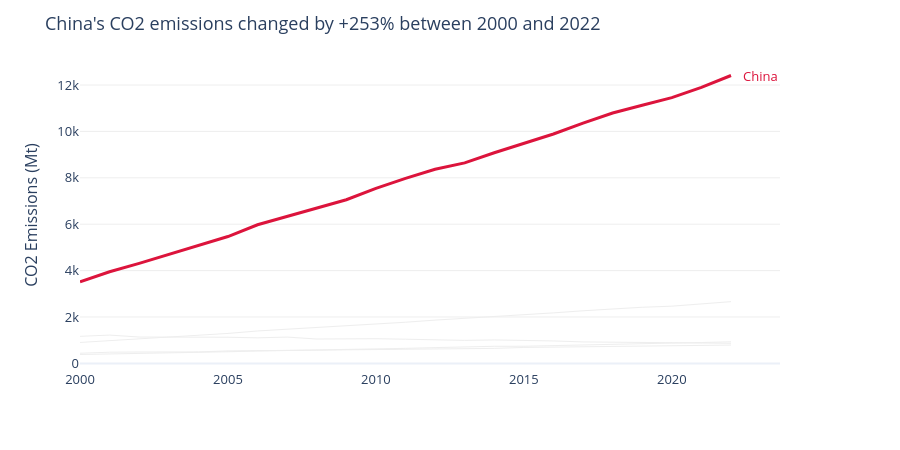

The code cell stored with this chart in its notebook:
### Markdown cell above
---
## Task 2 — A line chart showing CO2 emissions over time for all Asian countries in the dataset, with one country highlighted.

**same requirements as Task1**

### Code cell
# Task 2 
# YOUR CODE HERE
# Task — Multi-series line with highlight
# YOUR CODE HERE
# Filter Asian countries
asia = df[df['Region'] == 'Asia'].copy()

# Select country to highlight
highlight = 'China'

# Create color map
color_map = {
    country: 'crimson' if country == highlight else '#EEEEEE'
    for country in asia['Country'].unique()
}

# Create line chart
fig = px.line(
    asia,
    x='Year',
    y='CO2_Mt',
    color='Country',
    color_discrete_map=color_map,
    labels={
        'Year': '',
        'CO2_Mt': 'CO2 Emissions (Mt)'
    },
    template='plotly_white',
    height=450
)

# Thin lines and remove legend
fig.update_traces(
    line=dict(width=1),
    showlegend=False
)

# Highlight China
fig.update_traces(
    line=dict(width=3),
    selector=dict(name=highlight)
)

# Get China's emissions over time
china = asia[asia['Country'] == highlight].sort_values('Year')

first_value = china.iloc[0]['CO2_Mt']
last_value = china.iloc[-1]['CO2_Mt']

# Calculate emissions growth
growth = ((last_value - first_value) / first_value) * 100

# Add insight title
fig.update_layout(
    title=(
        f"China's CO2 emissions changed by {growth:+.0f}% "
        f"between {china.iloc[0]['Year']} and {china.iloc[-1]['Year']}"
    ),
    yaxis=dict(gridcolor='#EEEEEE'),
    xaxis=dict(showgrid=False),
    font=dict(size=13),
    margin=dict(r=120)
)

# Direct label
fig.add_annotation(
    x=china.iloc[-1]['Year'],
    y=last_value,
    text='China',
    showarrow=False,
    xanchor='left',
    xshift=10,
    font=dict(
        color='crimson',
        size=13
    )
)

fig.show()

### Figure 1 — Plotly figure (JSON) as saved in the notebook; plotly's stock layout.template omitted (floating-point values rounded to 4 significant figures)
{"data": [{"hovertemplate": "Country=China<br>=%{x}<br>CO2 Emissions (Mt)=%{y}<extra></extra>", "legendgroup": "China", "line": {"color": "crimson", "dash": "solid", "width": 3}, "marker": {"symbol": "circle"}, "mode": "lines", "name": "China", "orientation": "v", "showlegend": false, "type": "scatter", "x": [2000, 2001, 2002, 2003, 2004, 2005, 2006, 2007, 2008, 2009, 2010, 2011, 2012, 2013, 2014, 2015, 2016, 2017, 2018, 2019, 2020, 2021, 2022], "xaxis": "x", "y": [3514.0, 3952.0, 4312.0, 4692.0, 5079.0, 5468.0, 5974.0, 6323.0, 6673.0, 7053.0, 7543.0, 7972.0, 8365.0, 8641.0, 9078.0, 9466.0, 9887.0, 10360.0, 10790.0, 11130.0, 11450.0, 11900.0, 12410.0], "yaxis": "y"}, {"hovertemplate": "Country=India<br>=%{x}<br>CO2 Emissions (Mt)=%{y}<extra></extra>", "legendgroup": "India", "line": {"color": "#EEEEEE", "dash": "solid", "width": 1}, "marker": {"symbol": "circle"}, "mode": "lines", "name": "India", "orientation": "v", "showlegend": false, "type": "scatter", "x": [2000, 2001, 2002, 2003, 2004, 2005, 2006, 2007, 2008, 2009, 2010, 2011, 2012, 2013, 2014, 2015, 2016, 2017, 2018, 2019, 2020, 2021, 2022], "xaxis": "x", "y": [901.6, 974.6, 1056.0, 1146.0, 1205.0, 1291.0, 1396.0, 1466.0, 1542.0, 1637.0, 1687.0, 1774.0, 1865.0, 1945.0, 1994.0, 2092.0, 2177.0, 2267.0, 2345.0, 2419.0, 2466.0, 2580.0, 2661.0], "yaxis": "y"}, {"hovertemplate": "Country=Japan<br>=%{x}<br>CO2 Emissions (Mt)=%{y}<extra></extra>", "legendgroup": "Japan", "line": {"color": "#EEEEEE", "dash": "solid", "width": 1}, "marker": {"symbol": "circle"}, "mode": "lines", "name": "Japan", "orientation": "v", "showlegend": false, "type": "scatter", "x": [2000, 2001, 2002, 2003, 2004, 2005, 2006, 2007, 2008, 2009, 2010, 2011, 2012, 2013, 2014, 2015, 2016, 2017, 2018, 2019, 2020, 2021, 2022], "xaxis": "x", "y": [1166.0, 1220.0, 1136.0, 1131.0, 1151.0, 1127.0, 1101.0, 1133.0, 1050.0, 1061.0, 1064.0, 1042.0, 1005.0, 990.9, 1010.0, 996.6, 967.4, 925.1, 916.6, 914.5, 902.8, 898.1, 865.1], "yaxis": "y"}, {"hovertemplate": "Country=South Korea<br>=%{x}<br>CO2 Emissions (Mt)=%{y}<extra></extra>", "legendgroup": "South Korea", "line": {"color": "#EEEEEE", "dash": "solid", "width": 1}, "marker": {"symbol": "circle"}, "mode": "lines", "name": "South Korea", "orientation": "v", "showlegend": false, "type": "scatter", "x": [2000, 2001, 2002, 2003, 2004, 2005, 2006, 2007, 2008, 2009, 2010, 2011, 2012, 2013, 2014, 2015, 2016, 2017, 2018, 2019, 2020, 2021, 2022], "xaxis": "x", "y": [438.1, 481.5, 490.6, 490.8, 494.6, 537.2, 539.0, 566.1, 570.0, 585.4, 595.9, 620.6, 631.1, 649.6, 646.2, 686.5, 704.0, 706.0, 738.5, 750.8, 755.8, 777.3, 789.5], "yaxis": "y"}, {"hovertemplate": "Country=Indonesia<br>=%{x}<br>CO2 Emissions (Mt)=%{y}<extra></extra>", "legendgroup": "Indonesia", "line": {"color": "#EEEEEE", "dash": "solid", "width": 1}, "marker": {"symbol": "circle"}, "mode": "lines", "name": "Indonesia", "orientation": "v", "showlegend": false, "type": "scatter", "x": [2000, 2001, 2002, 2003, 2004, 2005, 2006, 2007, 2008, 2009, 2010, 2011, 2012, 2013, 2014, 2015, 2016, 2017, 2018, 2019, 2020, 2021, 2022], "xaxis": "x", "y": [382.8, 400.4, 430.7, 453.8, 482.6, 501.9, 533.0, 551.8, 586.6, 602.5, 614.5, 647.3, 680.1, 717.7, 736.3, 738.2, 768.8, 813.7, 834.8, 872.3, 876.5, 898.5, 930.5], "yaxis": "y"}], "layout": {"annotations": [{"font": {"color": "crimson", "size": 13}, "showarrow": false, "text": "China", "x": 2022, "xanchor": "left", "xshift": 10, "y": 12410.0}], "font": {"size": 13}, "height": 450, "legend": {"title": {"text": "Country"}, "tracegroupgap": 0}, "margin": {"r": 120, "t": 60}, "title": {"text": "China's CO2 emissions changed by +253% between 2000 and 2022"}, "xaxis": {"anchor": "y", "domain": [0, 1], "showgrid": false, "title": {"text": ""}}, "yaxis": {"anchor": "x", "domain": [0, 1], "gridcolor": "#EEEEEE", "title": {"text": "CO2 Emissions (Mt)"}}}}
